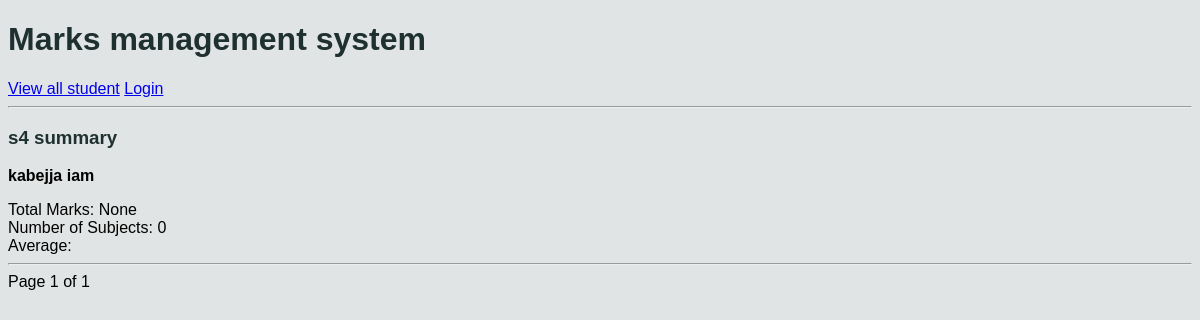
Page /students/class/details/s4/ on the earlier database version.
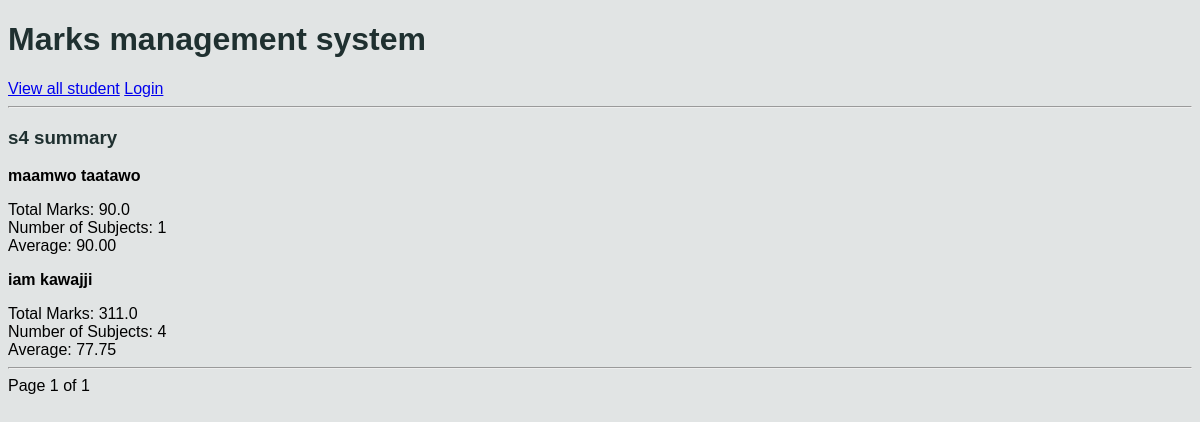
Same page on the later database version.
### students/models.py (models this page shows, shortened)
class Student(db.Model):
    fname = db.CharField(max_length=100)
    lname = db.CharField(max_length=100)
    student_class = db.CharField(max_length=10)
    age = db.IntegerField(max_length=3)
    student_number = db.IntegerField(unique=True)

### students/views.py (the view)
# urls.py: path("class/details/<str:clas>/", views.class_info, name="class_info"),
def class_info(request, clas):
    students = Student.objects.filter(student_class=clas)
    students = students.annotate(
        total=Sum("marks__score"),
        average=Avg("marks__score"),
        subjects=Count("marks__id")
    ).order_by("-average")
    paginator = Paginator(students, 2)
    page_no = request.GET.get("page")
    page_obj = paginator.get_page(page_no)
    context = {
        "students": page_obj,
        "class": clas,
        "page_obj": page_obj
    }
    return render(request, "students/class_info.html", context)

### students/templates/students/class_info.html (shortened to what this page needs)
{% extends "students/base.html" %}
{% block content %}
<h3>{{ class }} summary</h3>
{% for student in students %}
    <p> <b>{{ student.fname }} {{ student.lname }}</b> </p>
    Total Marks: {{ student.total }} <br>
    Number of Subjects: {{ student.subjects }} <br>
     Average: {{ student.average|floatformat:2 }}
{% endfor %}  <br>
<hr>
<div>
                    Page {{ page_obj.number }} of {{ page_obj.paginator.num_pages }}
                </div>
{% endblock content %}

Differences in the rows shown:
added Student: fname "maamwo", lname "taatawo", total "90.0", subjects "1", average "90.00"
changed Student "iam": fname "kabejja" → "iam"; lname "iam" → "kawajji"; total "None" → "311.0"; subjects "0" → "4"; average (not shown) → "77.75"
